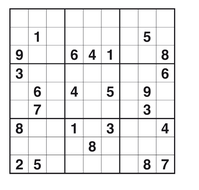
%> input picture input03.png, 199 x 190 px, shrunk from 552 x 528 before the run
$ octave main.m   (GNU Octave 9; MATLAB toolbox functions it lacks are replaced by stand-ins)
%> lines starting %> are read from the running program, lines starting %| are printed output that depends on the picture; in (x1, y1, x2, y2) boxes, pixels count from 0 and x2, y2 are one past the last pixel; in counts of white or black regions, pixels touching at a corner belong together; the program's own positions count from 1
### hough_lines_acc.m
function [H, theta, rho] = hough_lines_acc(BW, varargin)
    % Compute Hough accumulator array for finding lines.
    %
    % BW: Binary (black and white) image containing edge pixels
    % RhoResolution (optional): Difference between successive rho values, in pixels
    % Theta (optional): Vector of theta values to use, in degrees
    % Rows of H should correspond to values of rho, columns those of theta.

    p = inputParser();
    addParameter(p, 'RhoResolution', 1);
    addParameter(p, 'Theta', linspace(-90, 89, 180));
    parse(p, varargin{:});

    rhoStep = p.Results.RhoResolution;
    theta = p.Results.Theta;


    dMax = sqrt((size(BW,1) - 1) ^ 2 + (size(BW,2) - 1) ^ 2);
    numRho = 2 * (ceil(dMax / rhoStep)) + 1;
    diagonal = rhoStep * ceil(dMax / rhoStep); % rho ranges from -diagonal to diagonal
    numTheta = length(theta);
    H = zeros(numRho, numTheta);
    rho = -diagonal : diagonal;
    for i = 1 : size(BW,1)
        for j = 1 : size(BW,2)
            if (BW(i, j))
                for k = 1 : numTheta
                    temp = j * cos(theta(k) * pi / 180) + i * sin(theta(k) * pi / 180);
                    rowIndex = round((temp + diagonal) / rhoStep) + 1;
                    H(rowIndex, k) = H(rowIndex, k) + 1;
                end
            end
        end
    end
end

### main.m
%% Load  image
clc;
img = imread('input03.png');
%> img is the input picture: size 190x199x3 uint8; mean R, G, B 235.3, 235.2, 235.6

%% Find edges
img = rgb2gray(img);
%> img: size 190x199 uint8
img_edges = edge(img, 'Canny');
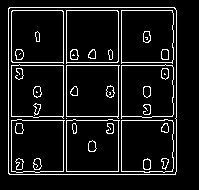
%> img_edges: size 190x199 logical; 8.9% white in thin lines or dots, all inside (x1, y1, x2, y2) = (8, 7, 177, 175)
imshow(img_edges);
title('Edges found in image');
saveas(gcf, 'output03_edges.jpg');

%% Perform Hough Transform for lines
[H, theta, rho] = hough_lines_acc(img_edges);
%> after the loop in hough_lines_acc, `for i = 1 : size(BW,1)`:
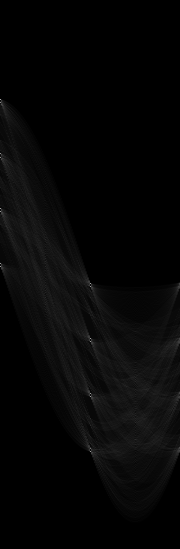
%> H: size 549x180 double; min 0, max 167, mean 6.1
%> after the loop in hough_lines_acc, `for i = 1 : size(BW,1)`: rowIndex = 453; temp = 178
%> theta = 180 values from -90 to 89; rho = 549 values from -274 to 274

%% Plot and save accumulator array H
figure();
imshow(imadjust(mat2gray(H)),'XData',theta,'YData',rho,...
      'InitialMagnification','fit');
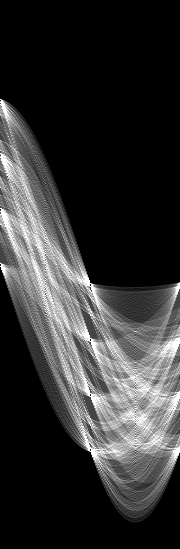
%> displayed picture: size 549x180, on the screen's scale of 0 to 255; min 0, max 255, mean 51.2
title('Hough transform');
xlabel('\theta'), ylabel('\rho');
axis on, axis normal, hold on;
colormap(hot);
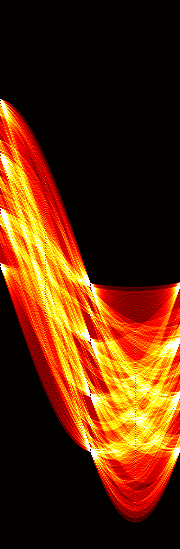
%> displayed picture: size 549x180x3, on the screen's scale of 0 to 255; mean R, G, B 91.8, 42, 7.3
saveas(gcf, 'output03_accumulator.jpg');

%% Find Peaks
%> (the run ends here)
